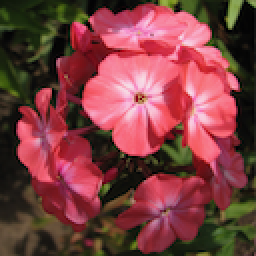
#> input picture bunga/0001.png, 128 x 128 px, given in place of 00_002.png, which was not available (shown 2 times larger)
$ jupyter execute --allow-errors cropping.ipynb   (text cells are left out)
#> lines starting #> are read from the running program, lines starting #| are printed output that depends on the picture
[cell 1]
from google.colab import drive #buat loot drive
#> (the rest of this cell did not finish here and is left out)

[cell 2]
# import the necessary packages
from matplotlib import pyplot as plt
import numpy as np
import argparse
import cv2

[cell 3]
def plt_imshow(title, image):
	# convert the image frame BGR to RGB color space and display it
	image = cv2.cvtColor(image, cv2.COLOR_BGR2RGB)
	plt.imshow(image)
	plt.title(title)
	plt.grid(False)
	plt.show()

[cell 4]
I = np.arange(0, 25)
I

[cell 5]
I = I.reshape((5, 5))
I

[cell 6]
I[0:3, 0:2]

[cell 7]
I[3:5, 1:5]

[cell 8]
cd drive/MyDrive/

[cell 9]
# # construct the argument parser and parse the arguments
# ap = argparse.ArgumentParser()
# ap.add_argument("-i", "--image", type=str, default="adrian.png",
# 	help="path to the input image")
# args = vars(ap.parse_args())

# since we are using Jupyter Notebooks we can replace our argument
# parsing code with *hard coded* arguments and values
args = {
	"image": "/content/drive/MyDrive/TKC/00_002.png"
}

[cell 10]
# load the input image and display it to our screen
image = cv2.imread(args["image"])
#> image is the input picture: shape (128, 128, 3); mean B, G, R 64.3, 63.1, 124
plt_imshow("Original", image)

# cropping an image with OpenCV is accomplished via simple NumPy
# array slices in startY:endY, startX:endX order -- here we are
# cropping the monitor from the image (these coordinates were
# determined using photo editing software such as Photoshop,
# GIMP, Paint, etc.)
# Dimension lab.jpeg = 720x1600
bunga = image[100:550, 100:500]
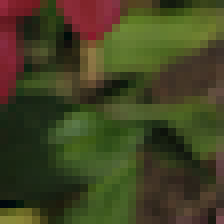
#> bunga: shape (28, 28, 3) (shown 8 times larger); mean B, G, R 34.4, 66.2, 65.6
plt_imshow("00_002", bunga)


$ run again, on bunga/0002.png
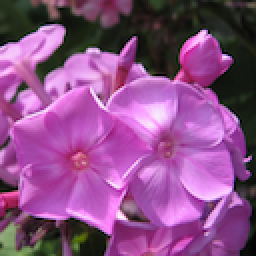
#> input picture bunga/0002.png, 128 x 128 px, given in place of 00_002.png, which was not available (shown 2 times larger)
#> image is the input picture: shape (128, 128, 3); mean B, G, R 135.1, 78.9, 139.8
#> `bunga = image[100:550, 100:500]`:
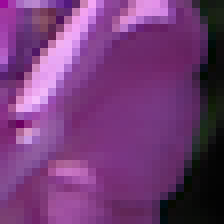
#> bunga: shape (28, 28, 3) (shown 8 times larger); mean B, G, R 118.4, 58.6, 115
#> image: shape (28, 28, 3)

$ run again, on bunga/0003.png
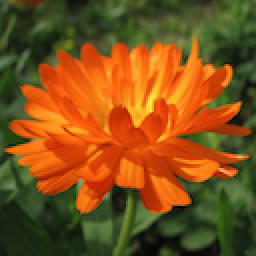
#> input picture bunga/0003.png, 128 x 128 px, given in place of 00_002.png, which was not available (shown 2 times larger)
#> image is the input picture: shape (128, 128, 3); mean B, G, R 26.1, 80.8, 126.9
#> `bunga = image[100:550, 100:500]`:
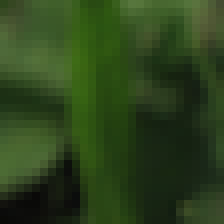
#> bunga: shape (28, 28, 3) (shown 8 times larger); mean B, G, R 27.9, 66.6, 44.3
#> image: shape (28, 28, 3)
